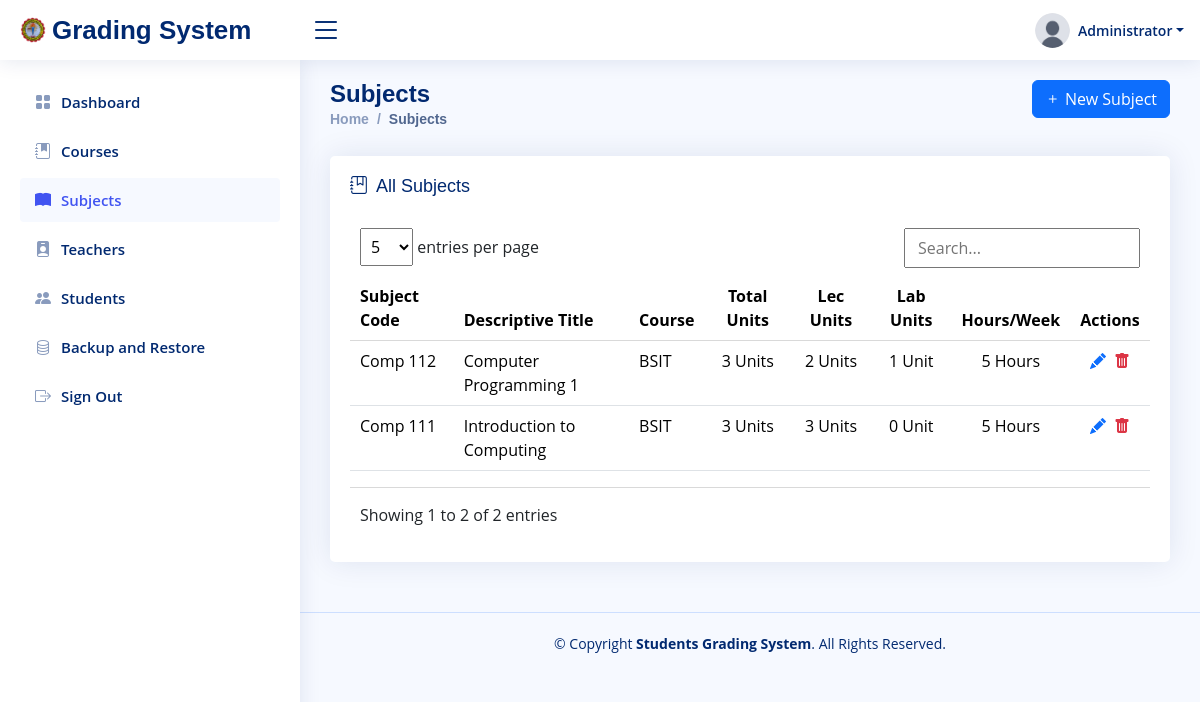
/subjects (signed in), run on the app's committed database.
### tables this page shows
CREATE TABLE `users` (
  `id` int(11) NOT NULL AUTO_INCREMENT,
  `uuid` varchar(36) NOT NULL,
  `name` varchar(100) NOT NULL,
  `username` varchar(50) NOT NULL,
  `password` varchar(255) NOT NULL,
  `image` varchar(50) NOT NULL,
  `user_type` varchar(20) NOT NULL,
  `created_at` datetime NOT NULL,
  `updated_at` datetime NOT NULL,
  PRIMARY KEY (`id`),
  UNIQUE KEY `uuid` (`uuid`),
  UNIQUE KEY `username` (`username`)
);

CREATE TABLE `subjects` (
  `id` int(11) NOT NULL AUTO_INCREMENT,
  `uuid` varchar(36) NOT NULL,
  `code` varchar(100) NOT NULL,
  `description` varchar(100) NOT NULL,
  `lecture_units` int(11) NOT NULL,
  `laboratory_units` int(11) NOT NULL,
  `hours_per_week` int(11) NOT NULL,
  `course` varchar(100) NOT NULL,
  `year` varchar(10) NOT NULL,
  `semester` varchar(10) NOT NULL,
  `created_at` datetime NOT NULL,
  `updated_at` datetime NOT NULL,
  PRIMARY KEY (`id`),
  UNIQUE KEY `uuid` (`uuid`)
);

### config/database.php (called while the page is built, shortened)
<?php
class Database
{
    private $host = 'localhost';
    private $dbname = 'student_grading_system';
    private $username = 'root';
    private $password = '';
    private $connection;
    public function __construct()
    {
        $this->insert_admin_data();
    }
    private function connect()
    {
        $this->connection = new mysqli($this->host, $this->username, $this->password);
    }
    private function create_database()
    {
        $sql = "CREATE DATABASE IF NOT EXISTS " . $this->dbname;
    }
    private function select_database()
    {
        $this->connection->select_db($this->dbname);
    }
    private function create_users_table()
    {
        $sql = "CREATE TABLE IF NOT EXISTS users (
            id INT(11) AUTO_INCREMENT PRIMARY KEY,
            uuid VARCHAR(36) NOT NULL UNIQUE,
            name VARCHAR(100) NOT NULL,
            username VARCHAR(50) NOT NULL UNIQUE,
            password VARCHAR(255) NOT NULL,
            image VARCHAR(50) NOT NULL,
            user_type VARCHAR(20) NOT NULL,
            created_at DATETIME NOT NULL,
            updated_at DATETIME NOT NULL
        )";
    }
    private function create_students_table()
    {
        $sql = "CREATE TABLE IF NOT EXISTS students (
            id INT(11) AUTO_INCREMENT PRIMARY KEY,
            uuid VARCHAR(36) NOT NULL UNIQUE,
            account_id INT(11) NOT NULL UNIQUE,
            student_number VARCHAR(100) NOT NULL UNIQUE,
            course VARCHAR(100) NOT NULL,
            year VARCHAR(100) NOT NULL,
            section VARCHAR(100) NOT NULL,
            first_name VARCHAR(100) NOT NULL,
            middle_name VARCHAR(100) NOT NULL,
            last_name VARCHAR(100) NOT NULL,
            birthday VARCHAR(100) NOT NULL,
            mobile_number VARCHAR(100) NOT NULL,
            email VARCHAR(100) NOT NULL,
            address TEXT NOT NULL,
            created_at DATETIME NOT NULL,
            updated_at DATETIME NOT NULL
        )";
    }
    private function create_teachers_table()
    {
        $sql = "CREATE TABLE IF NOT EXISTS teachers (
            id INT(11) AUTO_INCREMENT PRIMARY KEY,
            uuid VARCHAR(36) NOT NULL UNIQUE,
            account_id INT(11) NOT NULL UNIQUE,
            employee_number VARCHAR(100) NOT NULL UNIQUE,
            first_name VARCHAR(100) NOT NULL,
            middle_name VARCHAR(100) NOT NULL,
            last_name VARCHAR(100) NOT NULL,
            birthday VARCHAR(100) NOT NULL,
            mobile_number VARCHAR(100) NOT NULL,
            email VARCHAR(100) NOT NULL,
            address TEXT NOT NULL,
            created_at DATETIME NOT NULL,
            updated_at DATETIME NOT NULL
        )";
    }
    private function create_courses_table()
    {
        $sql = "CREATE TABLE IF NOT EXISTS courses (
            id INT(11) AUTO_INCREMENT PRIMARY KEY,
            uuid VARCHAR(36) NOT NULL UNIQUE,
            code VARCHAR(100) NOT NULL UNIQUE,
            description VARCHAR(100) NOT NULL,
            years INT(11) NOT NULL,
            created_at DATETIME NOT NULL,
            updated_at DATETIME NOT NULL
        )";
    }
    private function create_grade_components_table()
    {
        $sql = "CREATE TABLE IF NOT EXISTS grade_components (
            id INT(11) AUTO_INCREMENT PRIMARY KEY,
            uuid VARCHAR(36) NOT NULL UNIQUE,
            teacher_id INT(11) NOT NULL,
            subject_id INT(11) NOT NULL,
            component VARCHAR(255) NOT NULL,
            weight INT(11) NOT NULL,
            created_at DATETIME NOT NULL,
            updated_at DATETIME NOT NULL
        )";
    }
    private function create_student_grades_table()
    {
        $sql = "CREATE TABLE IF NOT EXISTS student_grades (
            id INT(11) AUTO_INCREMENT PRIMARY KEY,
            uuid VARCHAR(36) NOT NULL UNIQUE,
            teacher_id INT(11) NOT NULL,
            student_id INT(11) NOT NULL,
            subject_id INT(11) NOT NULL,
            grade_component_id INT(11) NOT NULL,
            course VARCHAR(100) NOT NULL,
            year VARCHAR(10) NOT NULL,
            semester VARCHAR(10) NOT NULL,
            grade FLOAT(11,2) NOT NULL,
            created_at DATETIME NOT NULL,
            updated_at DATETIME NOT NULL
        )";
    }
    private function create_subjects_table()
    {
        $sql = "CREATE TABLE IF NOT EXISTS subjects (
            id INT(11) AUTO_INCREMENT PRIMARY KEY,
            uuid VARCHAR(36) NOT NULL UNIQUE,
            code VARCHAR(100) NOT NULL,
            description VARCHAR(100) NOT NULL,
            lecture_units INT(11) NOT NULL,
            laboratory_units INT(11) NOT NULL,
            hours_per_week INT(11) NOT NULL,
            course VARCHAR(100) NOT NULL,
            year VARCHAR(10) NOT NULL,
            semester VARCHAR(10) NOT NULL,
            created_at DATETIME NOT NULL,
            updated_at DATETIME NOT NULL
        )";
    }
    private function create_logs_table()
    {
        $sql = "CREATE TABLE IF NOT EXISTS logs (
            id INT(11) AUTO_INCREMENT PRIMARY KEY,
            uuid VARCHAR(36) NOT NULL UNIQUE,
            user_id INT(11) NOT NULL,
            activity TEXT NOT NULL,
            created_at DATETIME NOT NULL,
            updated_at DATETIME NOT NULL
        )";
    }
    private function insert_admin_data()
    {
        $is_admin_exists = $this->select_one("users", "id", "1");
    }
    public function select_one($table, $condition_column, $condition_value)
    {
        $sql = "SELECT * FROM $table WHERE $condition_column = ? LIMIT 1";
        $stmt = $this->connection->prepare($sql);
        $stmt->bind_param("s", $condition_value);
        $stmt->execute();
        return $stmt->get_result()->fetch_assoc();
    }
    public function select_all($table, $order_by = null, $direction = 'ASC')
    {
        $sql = "SELECT * FROM $table";
        if ($order_by) {
            $sql .= " ORDER BY $order_by " . strtoupper($direction);
        }
        $result = $this->connection->query($sql);
        return $result->fetch_all(MYSQLI_ASSOC);
    }
}
$db = new Database();

### views/pages/subjects.php (the view, shortened to what this page needs)
<?php include_once "../views/pages/templates/header.php" ?>
<main id="main" class="main">
    <div class="pagetitle">
        <div class="row">
            <div class="col-6">
                <h1>Subjects</h1>
                <nav>
                    <ol class="breadcrumb">
                        <li class="breadcrumb-item"><a href="/">Home</a></li>
                        <li class="breadcrumb-item active">Subjects</li>
                    </ol>
                </nav>
            </div>
            <div class="col-6">
                <button class="btn btn-primary float-end" data-bs-toggle="modal" data-bs-target="#new_subject_modal"><i class="bi bi-plus"></i> New Subject</button>
            </div>
        </div>
    </div>
    <section class="section">
        <div class="row">
            <div class="col-lg-12">
                <div class="card">
                    <div class="card-body">
                        <h5 class="card-title"><i class="bi bi-journal-bookmark me-1"></i> All Subjects</h5>
                        <table class="table datatable">
                            <thead>
                                <tr>
                                    <th>Subject Code</th>
                                    <th>Descriptive Title</th>
                                    <th>Course</th>
                                    <th class="text-center">Total Units</th>
                                    <th class="text-center">Lec Units</th>
                                    <th class="text-center">Lab Units</th>
                                    <th class="text-center">Hours/Week</th>
                                    <th class="text-center">Actions</th>
                                </tr>
                            </thead>
                            <tbody>
                                <?php if ($subjects = $db->select_all("subjects", "id", "DESC")): ?>
                                    <?php foreach ($subjects as $subjects): ?>
                                        <tr>
                                            <td><?= $subjects["code"] ?></td>
                                            <td><?= $subjects["description"] ?></td>
                                            <td><?= $subjects["course"] ?></td>
                                            <td class="text-center"><?= intval($subjects["lecture_units"]) + intval($subjects["laboratory_units"]) ?> Unit<?= intval($subjects["lecture_units"]) + intval($subjects["laboratory_units"]) > 1 ? "s" : null ?></td>
                                            <td class="text-center"><?= $subjects["lecture_units"] ?> Unit<?= intval($subjects["lecture_units"]) > 1 ? "s" : null ?></td>
                                            <td class="text-center"><?= $subjects["laboratory_units"] ?> Unit<?= intval($subjects["laboratory_units"]) > 1 ? "s" : null ?></td>
                                            <td class="text-center"><?= $subjects["hours_per_week"] ?> Hour<?= intval($subjects["hours_per_week"]) > 1 ? "s" : null ?></td>
                                            <td class="text-center">
                                                <i class="bi bi-pencil-fill text-primary me-1 update_subject" role="button" subject_id="<?= $subjects["id"] ?>"></i>
                                                <i class="bi bi-trash-fill text-danger delete_subject" role="button" subject_id="<?= $subjects["id"] ?>"></i>
                                            </td>
                                        </tr>
                                    <?php endforeach ?>
                                <?php endif ?>
                            </tbody>
                        </table>
                    </div>
                </div>
            </div>
        </div>
    </section>
</main>
<?php include_once "../views/pages/templates/footer.php" ?>

### views/pages/templates/header.php (shortened to what this page needs)
<?php
$current_page = basename($_SERVER['REQUEST_URI']);
$user_data = $db->select_one("users", "id", $_SESSION["user_id"]);
?>
<!DOCTYPE html>
<html lang="en">
<head>
    <link href="assets/vendor/bootstrap/css/bootstrap.min.css" rel="stylesheet">
    <link href="assets/vendor/bootstrap-icons/bootstrap-icons.css" rel="stylesheet">
    <link href="assets/vendor/simple-datatables/style.css" rel="stylesheet">
    <link href="assets/vendor/sweetalert2/css/sweetalert2.min.css" rel="stylesheet">
    <link href="assets/css/style.css" rel="stylesheet">
</head>
<body>
    <header id="header" class="header fixed-top d-flex align-items-center">
        <div class="d-flex align-items-center justify-content-between">
            <a href="index.html" class="logo d-flex align-items-center">
                <img src="assets/img/logo.png" alt="">
                <span class="d-none d-lg-block">Grading System</span>
            </a>
            <i class="bi bi-list toggle-sidebar-btn"></i>
        </div>
        <nav class="header-nav ms-auto">
            <ul class="d-flex align-items-center">
                <li class="nav-item dropdown pe-3">
                    <a class="nav-link nav-profile d-flex align-items-center pe-0" href="#" data-bs-toggle="dropdown">
                        <img src="assets/img/uploads/<?= $user_data["image"] ?>" alt="Profile" class="rounded-circle" style="width: 35px; height: 35px;">
                        <span class="d-none d-md-block dropdown-toggle ps-2"><?= $_SESSION["user_type"] != "admin" ? get_initials($teacher_student_data["first_name"]) . " " . $teacher_student_data["last_name"] : $user_data["name"] ?></span>
                    </a>
                </li>
            </ul>
        </nav>
    </header>
    <aside id="sidebar" class="sidebar">
        <ul class="sidebar-nav" id="sidebar-nav">
            <?php if ($_SESSION["user_type"] == "admin"): ?>
                <li class="nav-item">
                    <a class="nav-link <?= $current_page != "dashboard" ? "collapsed" : null ?>" href="dashboard">
                        <i class="bi bi-grid-fill"></i>
                        <span>Dashboard</span>
                    </a>
                </li>
                <li class="nav-item">
                    <a class="nav-link <?= $current_page != "courses" ? "collapsed" : null ?>" href="courses">
                        <i class="bi bi-journal-bookmark-fill"></i>
                        <span>Courses</span>
                    </a>
                </li>
                <li class="nav-item">
                    <a class="nav-link <?= $current_page != "subjects" ? "collapsed" : null ?>" href="subjects">
                        <i class="bi bi-book-fill"></i>
                        <span>Subjects</span>
                    </a>
                </li>
                <li class="nav-item">
                    <a class="nav-link <?= $current_page != "teachers" ? "collapsed" : null ?>" href="teachers">
                        <i class="bi bi-person-badge-fill"></i>
                        <span>Teachers</span>
                    </a>
                </li>
                <li class="nav-item">
                    <a class="nav-link <?= $current_page != "students" ? "collapsed" : null ?>" href="students">
                        <i class="bi bi-people-fill"></i>
                        <span>Students</span>
                    </a>
                </li>
                <li class="nav-item">
                    <a class="nav-link <?= $current_page != "backup_and_restore" ? "collapsed" : null ?>" href="backup_and_restore">
                        <i class="bi bi-database"></i>
                        <span>Backup and Restore</span>
                    </a>
                </li>
            <?php endif ?>
            <li class="nav-item">
                <a class="nav-link collapsed logout" href="javascript:void(0)">
                    <i class="bi bi-box-arrow-right"></i>
                    <span>Sign Out</span>
                </a>
            </li>
        </ul>
    </aside>

### data on the page
users: image (placeholder picture), name "Administrator"
subjects: code "Comp 112", description "Computer Programming 1", course "BSIT", lecture_units+laboratory_units "3", lecture_units "2", laboratory_units "1", hours_per_week "5"
subjects: code "Comp 111", description "Introduction to Computing", course "BSIT", lecture_units "3", laboratory_units "0", hours_per_week "5"
